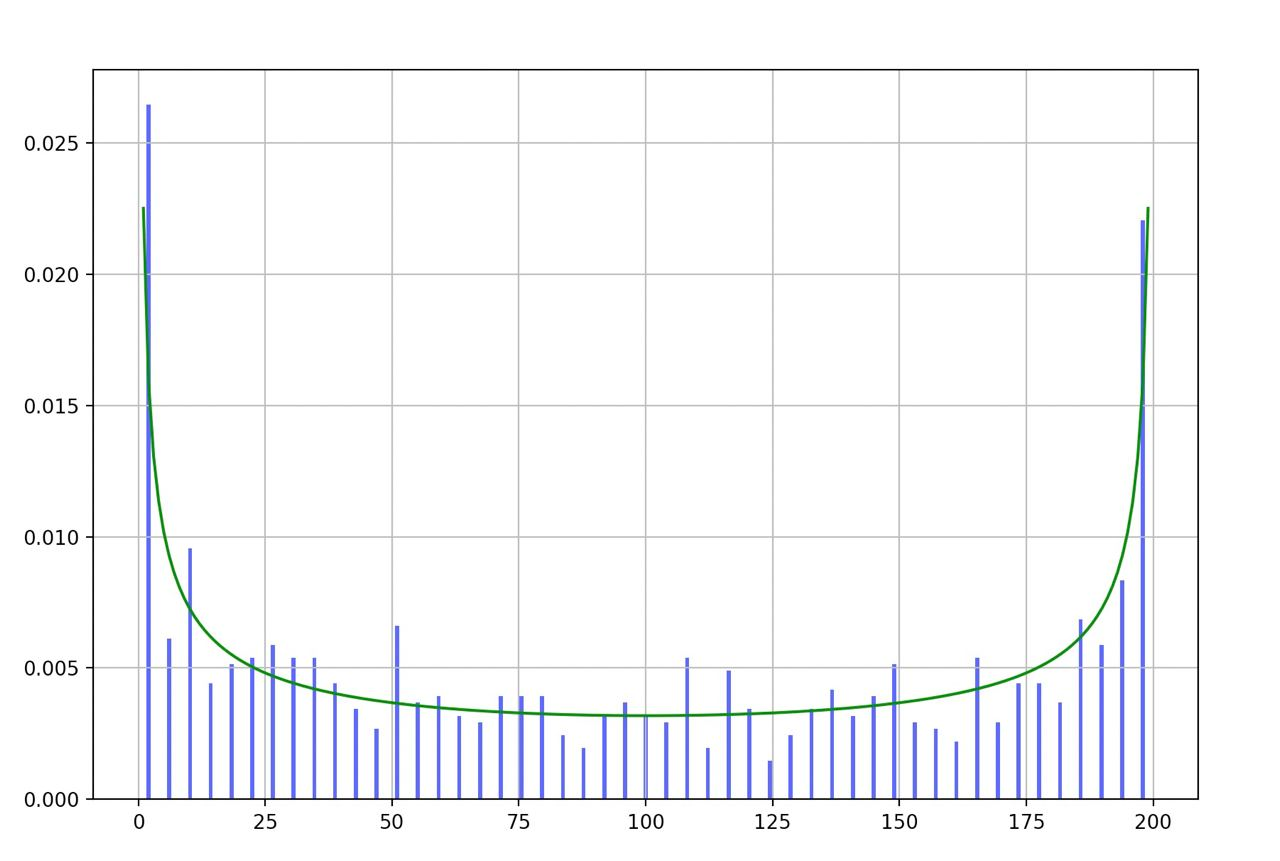

This figure's Python source:
import numpy as np
import matplotlib.pyplot as plt

num_sample = 200
num = 1000

def n_times_pos(n_t):
    t = np.cumsum(np.random.choice([-1,1], size = n_t))
    return sum(t > 0)

x = np.array([n_times_pos(num_sample) for i in range(num)])

bins = np.linspace(0, num_sample, 50)
hist, bin_edges = np.histogram(x, bins = bins, normed = True)
bin_centres = (bin_edges[:-1] + bin_edges[1:]) / 2
plt.bar(bin_centres, hist, align = 'center', facecolor='blue', alpha = 0.7)

x = np.linspace(0, 1, 200)
plt.plot(x * num_sample, 1 / np.pi / np.sqrt(x*(1-x))/num_sample, color = 'g')
plt.grid("auto")
plt.show()
